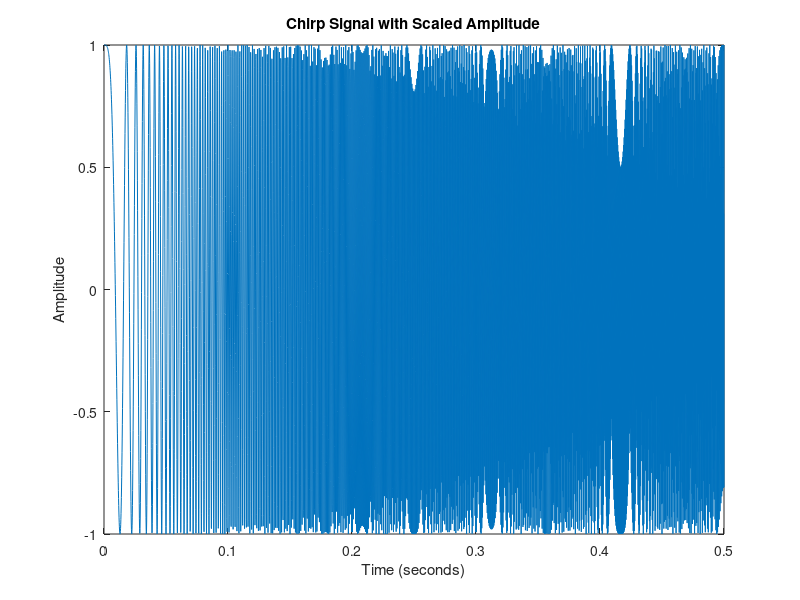

This chart was generated by the following MATLAB code: (Note: this script raises an error after producing the figure.)
minfreq = 0;    % Minimum frequency in Hz
maxfreq = 3000; % Maximum frequency in Hz
fs = 2.5 * maxfreq; % Sample frequency, more than twice the maximum frequency to satisfy Nyquist criterion
starttime = 0;  % Start time of the chirp signal
endtime = 0.5;  % End time of the chirp signal (0.5 seconds)

% Time vector from 0 to 0.5 seconds with a step size of 1/fs
t = starttime:1/fs:endtime;

% Generate a chirp signal starting at minfreq Hz and ending at maxfreq Hz over the time interval [starttime, endtime]
y = chirp(t, minfreq, endtime, maxfreq);

% Define the desired amplitude scaling factor (e.g., scaling by 2)
amplitude = 1;

% Scale the chirp signal to the desired amplitude
y = amplitude * y;

% Plot the chirp signal over time
figure; % Open a new figure window
plot(t, y);
xlabel('Time (seconds)');
ylabel('Amplitude');
title('Chirp Signal with Scaled Amplitude');

% Create a table with time in the first column and amplitude in the second column
data_table = table(t', y');
